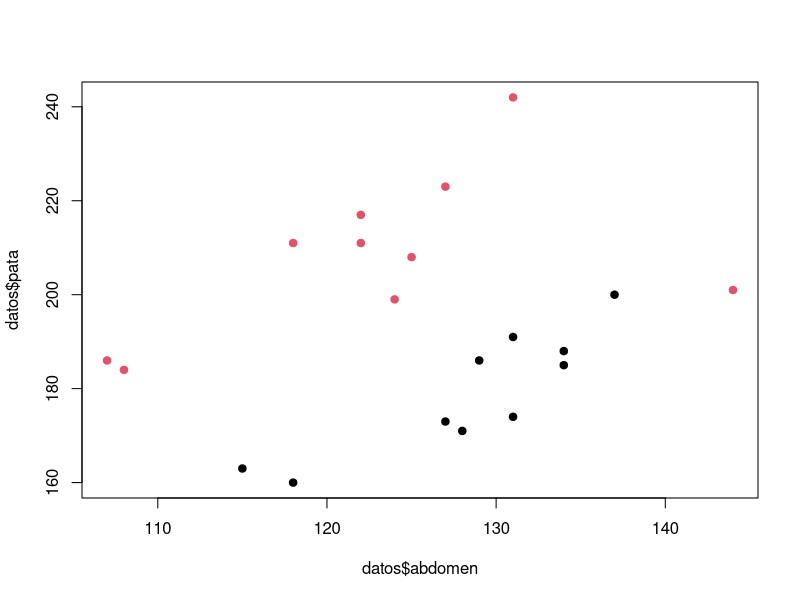
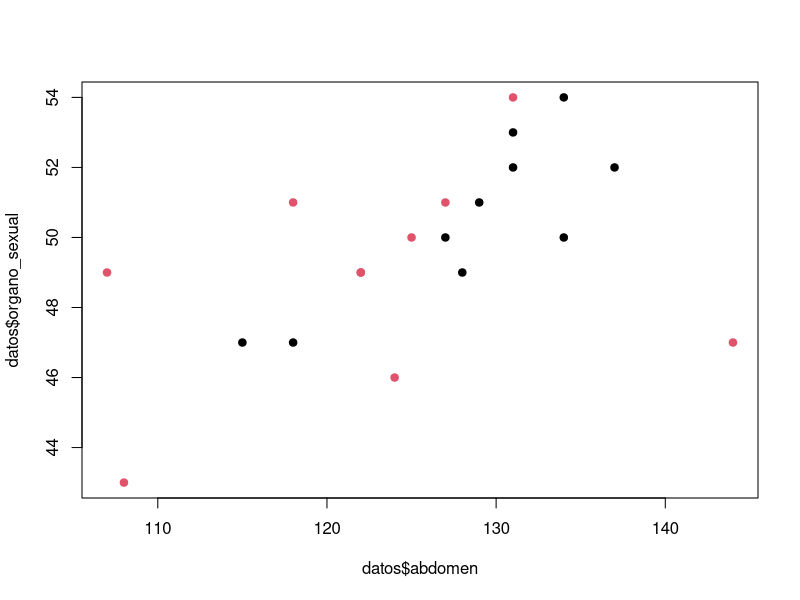
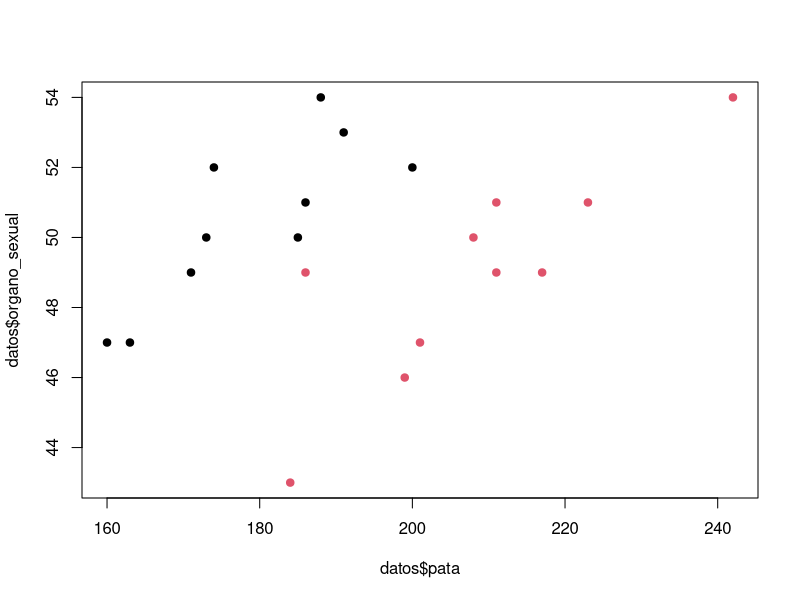

Here is the R script that generated these plots, in order: (Note: this script raises an error after producing the figures.)
#pata = 194, abdomen = 124,  organo_sexual = 49

#############################
# EJEMPLO 1: DATOS INSECTOS #
#############################
# Se quiere identificar a que especie (a o b) pertenece un determinado insecto.
# Para ello, se han medido tres variables (longitud de las patas, diámetro del abdomen 
#y diámetro del órgano sexual) en 10 individuos de cada una de las dos especies.

input <- ("
especie pata abdomen organo_sexual 
a 191 131 53
a 185 134 50
a 200 137 52
a 173 127 50
a 171 128 49
a 160 118 47
a 188 134 54
a 186 129 51
a 174 131 52
a 163 115 47
b 186 107 49
b 211 122 49
b 201 144 47
b 242 131 54
b 184 108 43
b 211 118 51
b 217 122 49
b 223 127 51
b 208 125 50
b 199 124 46
")

datos <- read.table(textConnection(input), header = TRUE)

especie <- as.factor(datos$especie)
datos$especie <- especie

plot(datos$abdomen, datos$pata, col=datos$especie, pch=19)
plot(datos$abdomen, datos$organo_sexual, col=datos$especie, pch=19)

plot(datos$pata, datos$organo_sexual, col=datos$especie, pch=19)


# programemos k vecinos mas cercanos para clasificar una nueva especie
# según su longitud de abdomen y longitud del organo sexual
# segun el color: Rosa: tipo b, Negro: tipo a

distancia <- function(x,x0){
  #x: arreglo cuyas filas son los puntos
  #x0: es la nueva observación a la cual queremos calcular su distancia
  sqrt((x[,1]-x0[1])^2 + ((x[,2]-x0[2])^2))
  
}


distancia(x= datos[,c(3:4,1)], x0=c(124,49))
sort(distancia(x= datos[,c(3:4,1)], x0=c(124,49)))
o <- order(distancia(x= datos[,c(3:4,1)], x0=c(124,49)))
order(sort(distancia(x= datos[,c(3:4,1)], x0=c(124,49))))

datos[o,]

k_vecinos <- function(k, x0, data){
  #k: Cuantos vecinos considerar
  # x0: nueva observación que queremos clasificar
  # data: contiene la matriz de los datos, mas la columna de la categoria al final.
  d <- distancia(data, x0)
  o <- order(d)
  tt <- table(data[o[1:k],k])
  print(tt)
  if(tt[1] < tt[2]){
    return(names(tt)[2])
  }else{
    return(names(tt)[1])
  }
}

k_vecinos(k=3, x0=c(110,54),data=datos[,c(3:4,1)])

# ahora quitemos un punto y hagamos la predicción con los puntos restantes


vector_prediccion <- c()
for(i in 1:20){
  vector_prediccion[i] <- k_vecinos(k=5, x0=as.numeric(datos[i,c(3:4)]) ,data=datos[-i,c(3:4,1)])
}

table(datos$especie, datos$vector_prediccion)





